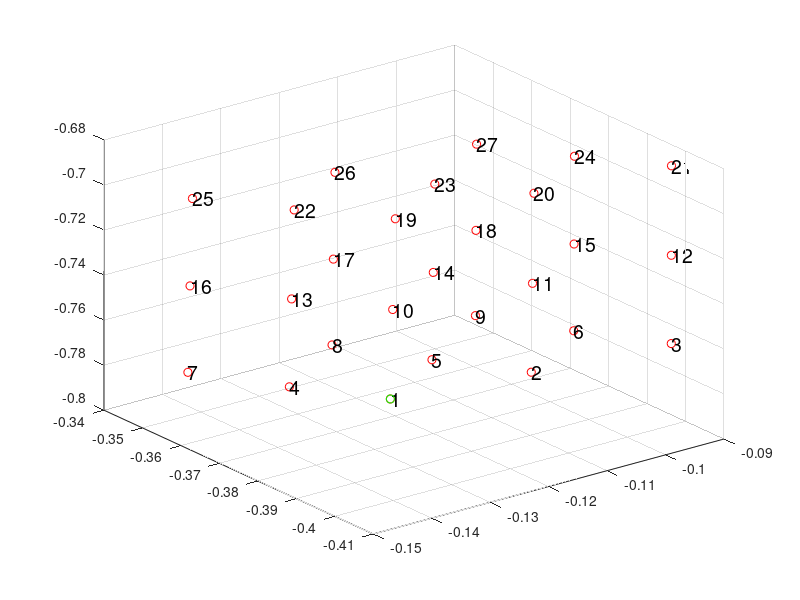

Write MATLAB code to recreate this figure. (Note: this script raises an error after producing the figure.)
close all
%elist = [9,8,3,10];
%elist = [8 10 3 15 374 45 9 649 650 651 652 653 654];
%elistorig = [9 8 10 3 15 374 45];
%elist = [9 8 10 3 15 374 45 14]
%elist = [9, 652];
elist =  [9 653];
figure;
for edex = 1:length(elist);
allpoints = dlmread('points_ref.txt');
element1 = dlmread('element_ref.txt');
element1 = element1(:,3:end);
element1 = element1(elist(edex),:);
points = [];
for i=1:length(element1)
    index = element1(i);
    points(end+1,:) = allpoints(index, 2:4);
end

% points = [points; .3*points];
for i=1:length(points)
    if (edex == 1)
    scatter3(points(i,1), points(i,2), points(i,3), 'r');
    text(points(i,1), points(i,2), points(i,3), num2str(i), 'FontSize', 14);
    else
     scatter3(points(i,1), points(i,2), points(i,3), 'g');
     text(points(i,1), points(i,2), points(i,3), "         " + num2str(i), 'FontSize', 10);
    end
    
    hold on
end
end
hold off